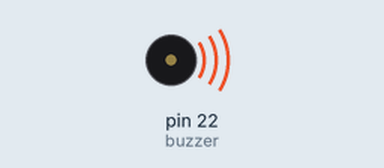
This sketch was run on a simulated Arduino Mega 2560, built with avr-gcc and run on an emulated ATmega2560. Parts: buzzer (waves = sounding).

Above: at 0.2 s.
Timing chart, 0 to 3.0 s (numbered marks = the images above):
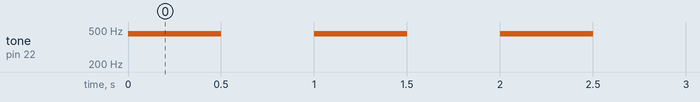

The sketch:

buzzer.ino
```cpp
int buzzer = 22;

void setup() {
  // put your setup code here, to run once:

}

void loop() {
  // put your main code here, to run repeatedly:
  tone(buzzer,450);
  delay(500);
  noTone(buzzer);
  delay(500);
}
```

Measured:
- by itself, tone on pin 22 (buzzer): alternates 450 Hz for 0.50 s and silent for 0.50 s
